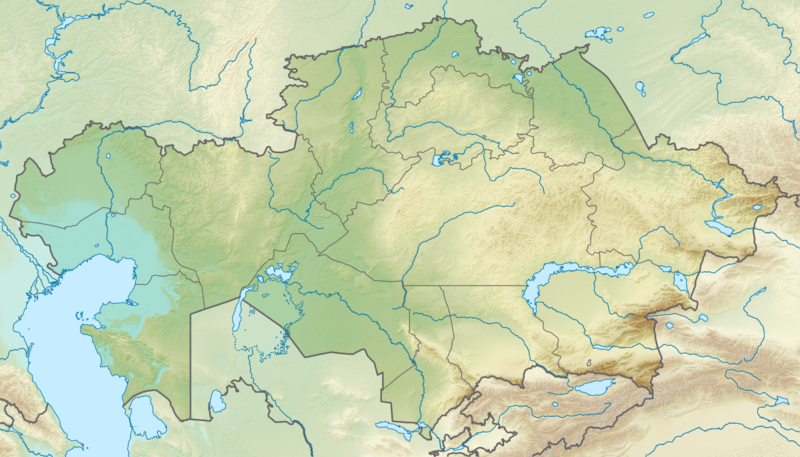
#> input picture tests/coordinates_vs_distance/Kazakhstan_map.png, 800 x 457 px
$ python reentry_210811_to_test.py
#> lines starting #> are read from the running program, lines starting #| are printed output that depends on the picture
### tests/coordinates_vs_distance/lift.py
#!/usr/bin/env python3
# -*- coding: utf-8 -*-
"""
Created on Fri Jul 23 09:54:32 2021

@author: paco
"""

'''This script has auxilliary functions for reentry script

'''
import numpy as np

#%% lambdas and functions

module = lambda v: np.sqrt( np.sum(v**2))
v_unitary = lambda v: v/module(v)


#%% Calculates lift_vector, first a reference that always points upwards,
# then rotated over the velocity vector according to Rodriges formula

def lift_vector (vel_after_u, theta):
    #if lift vector is perpendicular to vel vector, then dot product must be 0.
    #if x and y components should be equal for vel and lift vectors, then is the z component that should be calculated
    v_lift_x = vel_after_u[0][0]
    v_lift_y = vel_after_u[0][1]
    v_lift_z = abs(  ( -vel_after_u[0][0]**2 - vel_after_u[0][1]**2) / vel_after_u[0][2]   )  #abs to ensure always positve

    v_lift_u = v_unitary( np.array( [ [v_lift_x,v_lift_y,v_lift_z]]))

    #Rodriges formula to add a rotation around the velocity vector.
    v_lift_r_a = v_lift_u * np.cos(theta) + (np.cross(vel_after_u,v_lift_u)) * np.sin(theta)
    v_lift_r_b = vel_after_u * (np.dot(vel_after_u[0],v_lift_u[0]))*(1-np.cos(theta))
    v_lift_r = v_lift_r_a + v_lift_r_b

    v_lift_r_u = v_unitary(v_lift_r)

    return v_lift_u, v_lift_r_u

#%% air density as a function of altitude
#based on https://nptel.ac.in/content/storage2/courses/101106041/Chapter%202%20-Lecture%205%2020-12-2011.pdf
def air_density(h):
    if h <= 11e3:      #11e3 m limit for troposphere
        rho = 1.225* ( ( 1 - 2.2588e-5 * h) ** 4.25588)
    elif h > 11e3:   #start of stratosphere, a different equation applies
        rho = 0.36391* np.exp( -0.000157688 *( h-11e3))
    elif h > 20e3:
        rho = 0.08803* ( (1+0.000004616*(h-20000))**(-35.1632) )
    return rho

#%% gravity force calculator
def gravity_calc (h,m):

    grav_constant = 6.67408*1e-11 #units m3 kg-1 s-2
    radius_earth = 6.371*1e6   #units in m
    earth_mass = 5.9722*1e24 #units in kg
    Gy = grav_constant * earth_mass * m / ( (radius_earth + h)**2 )
    G = np.array( [[0,0,-Gy]])
    return G

#%% area for the Drag force calculation.
'''simulates parachutes deploying under 10.7km altitude
real soyuz deploys brake parachute at 10.7Km and main at 8.5Km.
here parachutes deployed lower altitud for more versatility
'''

def area_drag(h):
    if h>= 6e3 :
        A_drag = 2.2
        par_status = 'PACKED'
    elif h<6e3 and h >=  5e3:
        A_drag = 24
        par_status = 'BRAKE'
    elif h <5e3:
        A_drag = 1e3
        par_status = 'MAIN'
    return A_drag, par_status
#%% Dictionary with landing sites
landing_sites = {'0':(69.30,47.10),
                 '1':(49.10,53.00),
                 '2':(76.30,53.00),
                 '3':(75.50,48.10),
                 '4':(60.50,42.30),
                 '5':(58.50,47.10),
                 '6':(48.00,49.70),
                 '7':(48.00,52.00)}

### tests/coordinates_vs_distance/reentry_210811_to_test.py
#!/usr/bin/env python3
# -*- coding: utf-8 -*-
"""
Created on Mon Jul 19 09:49:37 2021

@author: paco
"""

'''
Information for map and start points:
Start in 38.9N,50.40E at 62Km atitude. Map from this point to 1700 km away
from primary landing point at 47.10,69.30 decimal coordinates
'''
import numpy as np

from matplotlib import pyplot as plt

from mpl_toolkits import mplot3d

from pynput import keyboard

from lift import  lift_vector, air_density, gravity_calc, area_drag, landing_sites

#from lin_transf_matrix_1 import lift_function_beta, find_angle

#%% Axes definiton

plt.ion()

fig = plt.figure('Soyuz, reentry path', figsize = (16,5))

ax = fig.add_gridspec(3,5)

plt.subplots_adjust(wspace = 0.8)

ax_xy = fig.add_subplot(ax[0:,2:]) #ax for surface, bird view

img = 'Kazakhstan_map.png'

map = plt.imread(img)
#> map is the input picture: shape (457, 800, 4) float32; mean R, G, B, A 0.779, 0.832, 0.695, 1

extents = (46.000,88.000,40.000,56.000)

ax_xy.imshow(map, aspect = 'auto')

#ax_h = fig.add_subplot(1,2,1)

ax_vectors =  fig.add_subplot(ax[:,0:2],projection = '3d')

ax_vectors.view_init(20,-30)

x_ax_vectors = np.linspace(-7,7,7)
y_ax_vectors = np.linspace(-7,7,7)
z_ax_vectors = y_ax_vectors.copy()

X,Y = np.meshgrid(x_ax_vectors,y_ax_vectors)

Z=0*X + 0*Y

YY,ZZ = np.meshgrid ( y_ax_vectors,z_ax_vectors)

XX = 0*Y + 0*Z

ax_vectors.invert_xaxis()


#%% Lambdas and coversions

to_rad = lambda dg: dg*np.pi/180   #easy formula to express degreen in rads

to_degrees = lambda rad: rad* 180 / np.pi

module = lambda v: np.sqrt( np.sum(v**2))

antivector_u = lambda v: -1 * v/module(v)

v_unitary = lambda v: v/module(v)

k = 111316.5


#%% initial variables

A = 2.2 ; m = 2300.0; rot = 1 #100Kg mass #area of the body 1 m2 rot = flying upward (0 upside-down)

Cd = 0.188  #drag coefficient, somehow according to
#https://www.faa.gov/about/office_org/headquarters_offices/avs/offices/aam/cami/
#library/online_libraries/aerospace_medicine/tutorial/media/iii.4.1.7_returning_from_space.pdf

A_lift = 2.2  #area of the surface intended as wing

Cl = 0.5  #lift coefficient

vel_init = np.array([[4720.7231,5956.0702,-165.01]]) # #for an orbit inclination 51.6 degrees

vel_after = np.array([[4720.7231,5956.0702,-179.01]]) #for a reentry angle aprox 1.35 degrees

vel_aux = vel_init #this will help to prevent runtime error when calculating lift vector

vel_original = vel_init #reference vector to calculate linear transformation matrix

v_lift_original = np.cross(vel_after,   np.cross(vel_original,vel_after)    )

theta = 0 #angle in degrees. angle intended to turn the lift vector about velocity axis

x,y = -6e4,0 # x NS axis, y WE axis...in a 3D aixs

h = 1e3*70; graph_lim = h #meters #h similar to z ina 3D axis

rho = air_density(h) #air density

lat_init = 40.00; long_init =54.00

lat, long = lat_init, long_init

total_time = 0

status = np.array ([0., y,x, h, 0.]) #time, hor_position, vert_position, altitude, g force

#%% start vectors and angles
x_u= np.array( [[1,0.0,0.0]])

y_u = np.array( [[0.,1.,0.]])

z_u = np.array( [[0.,0.,1]])

alpha, beta, gamma = 0,0,0


#%% Controlls

def on_press(key):

    global rot
    if key.char == 'z':
        rot = 1
    if key.char == 'x':
        rot = -1
    else:
        pass
    print (str(rot),'\n')

listener=keyboard.Listener(on_press=on_press)
listener.start()

#%% Main loop

while h > 10:

    #ax_h.clear()
    ax_xy.clear()
    ax_vectors.clear()
    #ax_data.clear()


    if rot == 1 or rot == -1:
        print ('yep')
        if rot == 1:
            theta += np.deg2rad(5)
        elif rot == -1:
            theta -=np.deg2rad(5)

        print (rot,np.rad2deg(theta) )

    t =  0.1 #second

    rho = air_density(h)

    A, par_status = area_drag(h)

    v_mod = module (vel_init)

    D_mod = 0.5 * (v_mod**2)*A*Cd*rho   #calculates drag

    D = antivector_u(vel_init) * D_mod

    L_mod = 0.5 * (v_mod**2)*A_lift*Cl*rho    #calculates lift

    L_mod = D_mod * 1.5

    v_lift_u, v_lift_r_u = lift_vector (v_unitary(vel_after), theta)

    L = v_lift_r_u * L_mod

    G = gravity_calc(h,m)                  #calculates gravity as function of h

    #L = np.array( [[0.,0.,0.]])

    R = G + D + L                        #resultant force

    a = R / m

    vel_after = vel_init  + a * t                      #vectorial calculation

    h = h + vel_after[0][2]*t + 0.5*a[0][2]*t**2

    x_displ = vel_after[0][0]*t + 0.5*a[0][0]*t**2

    y_displ = vel_after[0][1]*t + 0.5*a[0][1]*t**2

    x = x + x_displ

    y = y + y_displ

    lat = lat + x_displ/(np.cos( np.deg2rad(lat) ) * k )

    long = long + y_displ / k

    g_s =( module(R)/m ) / 9.8

    status = np.vstack ((status, [total_time,y,x, h, g_s]))

    total_time += t

    heading = np.rad2deg( np.arctan2 (y_displ,x_displ) )
    if heading<0:
        heading = 360 + heading

    long_prim, lat_prim = 69.30, 47.10

    dif_long, dif_lat = long_prim-long, lat_prim-lat


    prim_bearing = np.rad2deg( np.arctan2 (dif_long, dif_lat) )
    if prim_bearing<0:
        prim_bearing = 360 + heading

    print (L_mod/D_mod)

    ax_xy.set_title ('Primary landing site (star). Secondaries (triangles)')

    y_ticks = [y+40 for y in range (3,16,3)]
    x_ticks = [x+45 for x in range (3,42,3)]
    ax_xy.set_xticks(x_ticks); ax_xy.set_yticks(y_ticks)


    #ax_xy.scatter(y, x, color = 'b')
    ax_xy.scatter(long,lat,color = 'b')
    ax_xy.imshow(map,extent = extents,aspect  = 'auto', alpha = 0.5)
    ax_xy.scatter(69.30, 47.10, marker = '*', color = 'red') #primary landing point
    for l in range(1, len(landing_sites)):
        c = landing_sites.get(str(l))
        ax_xy.scatter (c[0], c[1], marker = 'v', color = 'gray')


    #Data display
    altitude_label = 'Altitude {:.2f} m'.format(h)
    ground_speed = 'GS {:.2f} m/s'.format ( module ( np.array([vel_after[0][0],vel_after[0][1]])))
    vertical_speed = 'VS {:.2f} m/s'.format (vel_after[0][2])
    density_str = 'Rho {:.4} Kg/m3'. format (rho)
    parachute_str = 'Parachute '+ par_status
    g_string = 'G forces: {:.2f}'.format(g_s)
    cap_rot_str = 'CapRot: {:3.3} deg'. format(np.rad2deg(theta))
    lat_str = 'Lat: {:.3f}'.format(lat)
    long_str = 'Long: {:.3f}'. format(long)
    heading_str = 'Heading: {:.2f} deg'.format(heading)
    prim_bearing_str = 'LSiteHeading: {:.2f} deg'.format(prim_bearing)
    ax_xy.text(80,55, altitude_label)
    ax_xy.text(80,54, vertical_speed)
    ax_xy.text(80,53, ground_speed)
    ax_xy.text(80,52, g_string)
    ax_xy.text(80,51, cap_rot_str)
    ax_xy.text(80,50, parachute_str)
    ax_xy.text(80,49, lat_str)
    ax_xy.text(80,48, long_str)
    ax_xy.text(80,47, heading_str)
    ax_xy.text(80,46, prim_bearing_str)
    ax_xy.grid()

    #vectors plot.

    ax_vectors.text(0, -9, -8, 'W',)
    ax_vectors.text(0, 9, -8, 'E',)
    ax_vectors.text(-9, 0, -8, 'S',)
    ax_vectors.text(9, 0, -8, 'N',)
    surf1 = ax_vectors.plot_surface(X, Y, Z, alpha = 0.01) #planes for better visual vectors
    surf2 = ax_vectors.plot_surface (XX,YY,ZZ, alpha = 0.01)
    ax_vectors.set_xticklabels([])
    ax_vectors.set_yticklabels([])
    ax_vectors.set_zticklabels([])
    '''ax_vectors.set_xlabel('x')
    ax_vectors.set_ylabel('y')
    ax_vectors.set_zlabel('z')'''
    ax_vectors.invert_xaxis()
    ax_vectors.set_title ('Velocity: red. Lift: blue. Drag: orange. Resultant: green. G: black')

    R_u, G_u, D_u = v_unitary(R), v_unitary(G),  v_unitary(D)
    vel_after_u = v_unitary(vel_after)
    vectors = [ (vel_after_u,'red'),
               (G_u, 'black'),(R_u, 'green'), (v_lift_r_u, 'blue')]
    v_lift_r = v_lift_r_u * L_mod
    vectors_beta = [ (vel_after*5,'red'),
               (G, 'black'),(R, 'green'),
               (D, 'orange'),(v_lift_r, 'blue')]
    for vv,cc in vectors_beta:
        ax_vectors.quiver(0,0,0,vv[0][0],vv[0][1],vv[0][2], length = 0.00015, color = cc)

    vel_aux = vel_init
    vel_init = vel_after
    rot = 0

    plt.pause(t)
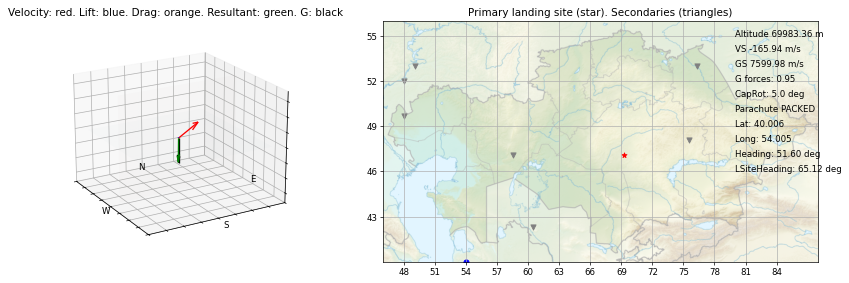
#> figure drawn by matplotlib, 2 panels

#%% Plotting flight analysis

fig2 = plt.figure('flight analysis')
ax2 = fig2.add_gridspec(2,2)

ax2_h = fig2.add_subplot(ax2[0,0])
ax2_h.scatter(status[:,0], status[:,3])

ax2_yx = fig2.add_subplot(ax2[0,1])
ax2_yx.scatter(status[:,1], status[:,2])

ax2_g_s = fig2.add_subplot( ax2[1,0])
ax2_g_s.scatter(status[:,0], status[:,4] )

plt.show()
#ax_xy = fig.add_subplot(ax[0:,2:]) #ax for surface, bird view
